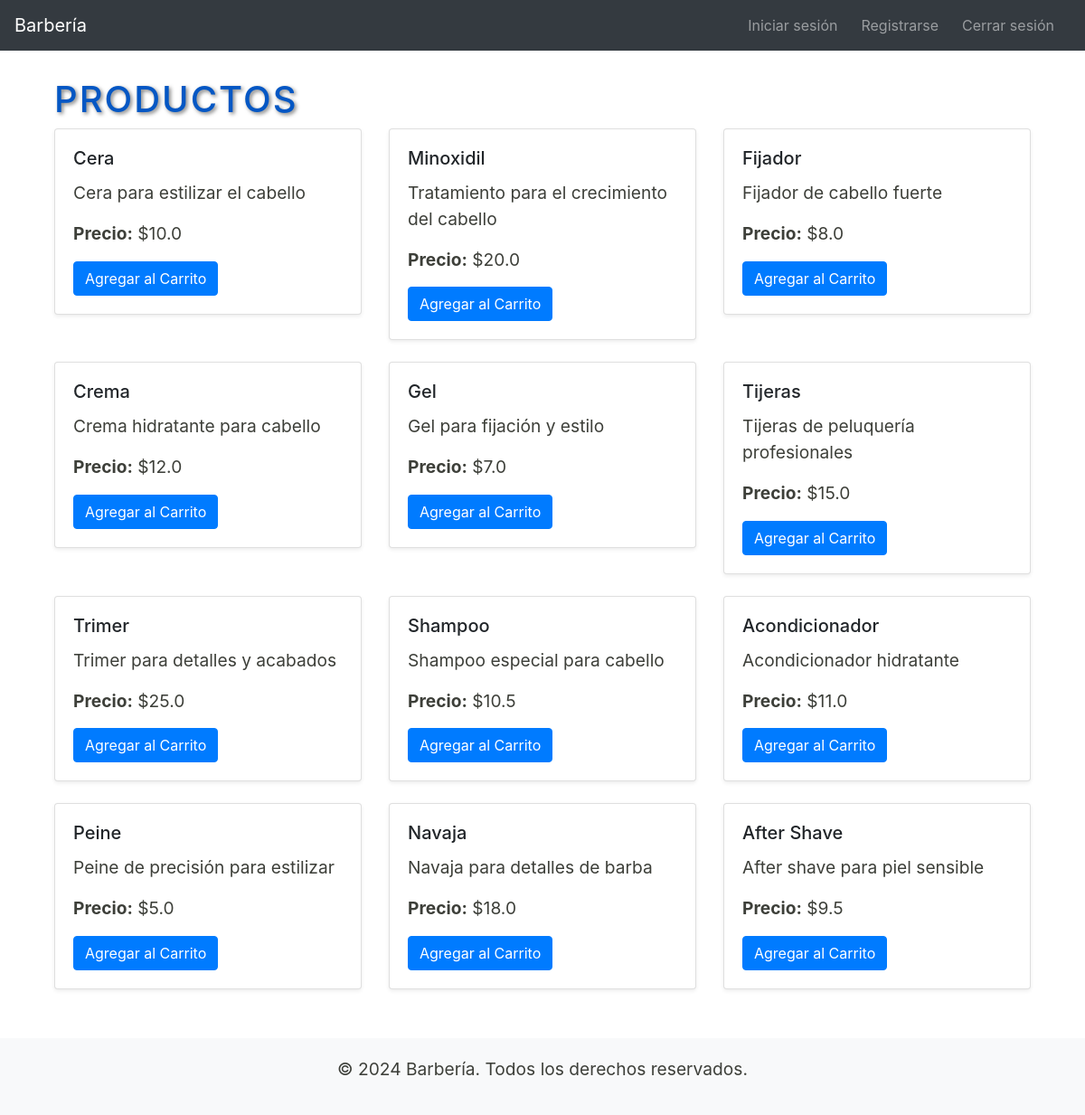
The page /productos on the database its author committed.
### app.py (models this page shows)
class Producto(db.Model):
    __tablename__ = 'productos'
    id = db.Column(db.Integer, primary_key=True, autoincrement=True)
    nombre = db.Column(db.String(150), nullable=False)
    descripcion = db.Column(db.Text)
    precio = db.Column(db.Float, nullable=False)
    disponible = db.Column(db.Boolean, default=True)
    carrito_productos = db.relationship(
        'CarritoProducto',
        back_populates='producto',
        primaryjoin="Producto.id == CarritoProducto.producto_id"
    )

### app.py (the view)
@app.route('/productos')
def productos():
    productos = Producto.query.all()
    return render_template('productos.html', productos=productos)

### templates/productos.html (shortened to what this page needs)
{% extends "layout.html" %}
{% block content %}
<div class="container mt-4">
    <h1>Productos</h1>
    <div class="row">
        {% for producto in productos %}
        <div class="col-md-4">
            <div class="card mb-4 shadow-sm">
                <div class="card-body">
                    <h5 class="card-title">{{ producto.nombre }}</h5>
                    <p class="card-text">{{ producto.descripcion }}</p>
                    <p class="card-text"><strong>Precio:</strong> ${{ producto.precio }}</p>
                    {% if producto.disponible %}
                        <form action="{{ url_for('agregar_al_carrito', producto_id=producto.id) }}" method="POST">
                            <button type="submit" class="btn btn-primary">Agregar al Carrito</button>
                        </form>
                    {% else %}
                        <button class="btn btn-secondary" disabled>No disponible</button>
                    {% endif %}
                </div>
            </div>
        </div>
        {% endfor %}
    </div>
</div>
{% endblock %}

### templates/layout.html (shortened to what this page needs)
<!DOCTYPE html>
<html lang="es">
<head>
    <link rel="stylesheet" href="{{ url_for('static', filename='styles.css') }}">
    <link rel="stylesheet" href="https://stackpath.bootstrapcdn.com/bootstrap/4.5.2/css/bootstrap.min.css">
</head>
<body>
    <nav class="navbar navbar-expand-lg navbar-dark">
        <a class="navbar-brand" href="{{ url_for('home') }}">Barbería</a>
        <div class="collapse navbar-collapse" id="navbarNav">
            <ul class="navbar-nav ml-auto">
                {% if current_user.is_authenticated %}
                    <li class="nav-item">
                        <a class="nav-link" href="{{ url_for('cita') }}">Agendar Cita</a>
                    </li>
                    <li class="nav-item">
                        <a class="nav-link" href="{{ url_for('contacto') }}">Contacto</a>
                    </li>
                    <li class="nav-item">
                        <a class="nav-link" href="{{ url_for('servicios') }}">Servicios</a>
                    </li>
                    <li class="nav-item">
                        <a class="nav-link" href="{{ url_for('productos') }}">productos</a>
                    </li>
                    <li class="nav-item">
                        <a class="nav-link" href="{{ url_for('ver_carrito') }}">carrito</a>
                    </li>
                    <li class="nav-item">
                        <a class="nav-link" href="{{ url_for('logout') }}">Cerrar sesión</a>
                    </li>
                {% else %}
                    <li class="nav-item">
                        <a class="nav-link" href="{{ url_for('login') }}">Iniciar sesión</a>
                    </li>
                    <li class="nav-item">
                        <a class="nav-link" href="{{ url_for('register') }}">Registrarse</a>
                    </li>
                    <li class="nav-item">
                        <a class="nav-link" href="{{ url_for('logout') }}">Cerrar sesión</a>
                    </li>
                {% endif %}
            </ul>
        </div>
    </nav>
    <div class="container">
        {% block content %}
        {% endblock %}
    </div>
    <footer>
        <p>&copy; 2024 Barbería. Todos los derechos reservados.</p>
    </footer>
</body>
</html>

### static/styles.css (style rules this page uses)
body { padding-top: 50px; font-family: Arial, sans-serif; }
nav { background-color: #343a40; padding: 10px; }
nav a { color: white; margin-right: 10px; }
.container { margin-top: 30px; }
footer { background-color: #f8f9fa; padding: 20px; text-align: center; margin-top: 30px; }
a { text-decoration: none; }
body, html { margin: 0; padding: 0; height: 100%; font-family: 'Helvetica Neue', Arial, sans-serif; }
h1 { font-size: 3.5rem; margin-bottom: 1rem; text-transform: uppercase; letter-spacing: 2px; color: #0457c4; text-shadow: 2px 2px 4px rgba(0, 0, 0, 0.5); }
p { font-size: 1.2rem; margin-bottom: 2rem; color: #3d3f39; }
.btn-primary { transition: all 0.3s ease; }

### rows shown on the page
Producto: nombre "Cera", descripcion "Cera para estilizar el cabello", precio "10.0"
Producto: nombre "Minoxidil", descripcion "Tratamiento para el crecimiento del cabello", precio "20.0"
Producto: nombre "Fijador", descripcion "Fijador de cabello fuerte", precio "8.0"
Producto: nombre "Crema", descripcion "Crema hidratante para cabello", precio "12.0"
Producto: nombre "Gel", descripcion "Gel para fijación y estilo", precio "7.0"
Producto: nombre "Tijeras", descripcion "Tijeras de peluquería profesionales", precio "15.0"
Producto: nombre "Trimer", descripcion "Trimer para detalles y acabados", precio "25.0"
Producto: nombre "Shampoo", descripcion "Shampoo especial para cabello", precio "10.5"
Producto: nombre "Acondicionador", descripcion "Acondicionador hidratante", precio "11.0"
Producto: nombre "Peine", descripcion "Peine de precisión para estilizar", precio "5.0"
Producto: nombre "Navaja", descripcion "Navaja para detalles de barba", precio "18.0"
Producto: nombre "After Shave", descripcion "After shave para piel sensible", precio "9.5"
